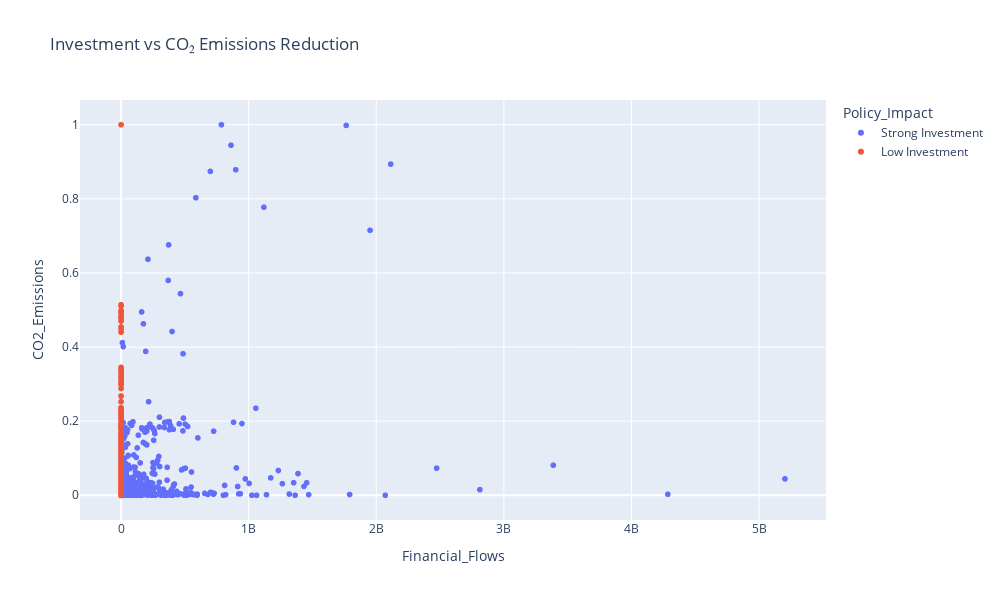

Notebook code cell kept with this figure:
### Code cell
#Policy Investment & CO2 Reductions
fig = px.scatter(df, x="Financial_Flows", y="CO2_Emissions",
                 hover_name="Entity", color="Policy_Impact",
                 title="Investment vs CO₂ Emissions Reduction")
fig.update_layout(width=1000, height=600)
fig.show()

### Figure 1 — Plotly figure (JSON) as saved in the notebook; plotly's stock layout.template omitted (floating-point values rounded to 4 significant figures; data arrays with more than 128 entries replaced by an {"elided": "..."} marker saying what was removed)
{"data": [{"hovertemplate": "<b>%{hovertext}</b><br><br>Policy_Impact=Strong Investment<br>Financial_Flows=%{x}<br>CO2_Emissions=%{y}<extra></extra>", "hovertext": {"elided": "1473 str values"}, "legendgroup": "Strong Investment", "marker": {"color": "#636efa", "symbol": "circle"}, "mode": "markers", "name": "Strong Investment", "showlegend": true, "type": "scattergl", "x": {"elided": "1473 int values"}, "xaxis": "x", "y": {"elided": "1473 float values"}, "yaxis": "y"}, {"hovertemplate": "<b>%{hovertext}</b><br><br>Policy_Impact=Low Investment<br>Financial_Flows=%{x}<br>CO2_Emissions=%{y}<extra></extra>", "hovertext": {"elided": "1890 str values"}, "legendgroup": "Low Investment", "marker": {"color": "#EF553B", "symbol": "circle"}, "mode": "markers", "name": "Low Investment", "showlegend": true, "type": "scattergl", "x": {"elided": "1890 int values"}, "xaxis": "x", "y": {"elided": "1890 float values"}, "yaxis": "y"}], "layout": {"height": 600, "legend": {"title": {"text": "Policy_Impact"}, "tracegroupgap": 0}, "title": {"text": "Investment vs CO₂ Emissions Reduction"}, "width": 1000, "xaxis": {"anchor": "y", "autorange": true, "domain": [0, 1], "range": [-322300000.0, 5525000000.0], "title": {"text": "Financial_Flows"}, "type": "linear"}, "yaxis": {"anchor": "x", "autorange": true, "domain": [0, 1], "range": [-0.0668, 1.067], "title": {"text": "CO2_Emissions"}, "type": "linear"}}}
